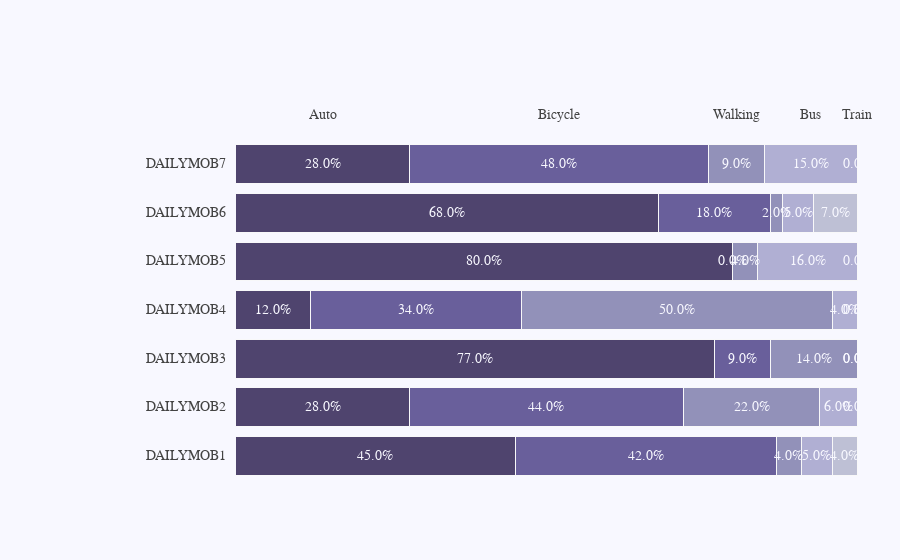

Write notebook code for a chart like this one.
### Code cell
fig = go.Figure()

for i in range(0, len(x_data[0])):
    for xd, yd in zip(x_data, y_data):
        fig.add_trace(go.Bar(
            x=[xd[i]], y=[yd],
            orientation='h',
            marker=dict(
                color=colors[i],
                line=dict(color='rgb(248, 248, 249)', width=1)
            )
        ))

fig.update_layout(
    xaxis=dict(
        showgrid=False,
        showline=False,
        showticklabels=False,
        zeroline=False,
        domain=[0.15, 1]
    ),
    yaxis=dict(
        showgrid=False,
        showline=False,
        showticklabels=False,
        zeroline=False,
    ),
    barmode='stack',
    paper_bgcolor='rgb(248, 248, 255)',
    plot_bgcolor='rgb(248, 248, 255)',
    margin=dict(l=120, r=10, t=140, b=80),
    showlegend=False,
)

annotations = []

for yd, xd in zip(y_data, x_data):
    # labeling the y-axis
    annotations.append(dict(xref='paper', yref='y',
                            x=0.14, y=yd,
                            xanchor='right',
                            text=str(yd),
                            font=dict(family='Arial', size=14,
                                      color='rgb(67, 67, 67)'),
                            showarrow=False, align='right'))
    # labeling the first percentage of each bar (x_axis)
    annotations.append(dict(xref='x', yref='y',
                            x=xd[0] / 2, y=yd,
                            text=str(xd[0]) + '%',
                            font=dict(family='Arial', size=14,
                                      color='rgb(248, 248, 255)'),
                            showarrow=False))
    # labeling the first Likert scale (on the top)
    if yd == y_data[-1]:
        annotations.append(dict(xref='x', yref='paper',
                                x=xd[0] / 2, y=1.1,
                                text=top_labels[0],
                                font=dict(family='Arial', size=14,
                                          color='rgb(67, 67, 67)'),
                                showarrow=False))
    space = xd[0]
    for i in range(1, len(xd)):
            # labeling the rest of percentages for each bar (x_axis)
            annotations.append(dict(xref='x', yref='y',
                                    x=space + (xd[i]/2), y=yd,
                                    text=str(xd[i]) + '%',
                                    font=dict(family='Arial', size=14,
                                              color='rgb(248, 248, 255)'),
                                    showarrow=False))
            # labeling the Likert scale
            if yd == y_data[-1]:
                annotations.append(dict(xref='x', yref='paper',
                                        x=space + (xd[i]/2), y=1.1,
                                        text=top_labels[i],
                                        font=dict(family='Arial', size=14,
                                                  color='rgb(67, 67, 67)'),
                                        showarrow=False))
            space += xd[i]

fig.update_layout(annotations=annotations)

fig.show()

### Figure 1 — Plotly figure (JSON) as saved in the notebook; plotly's stock layout.template omitted (floating-point values rounded to 4 significant figures)
{"data": [{"marker": {"color": "rgba(38, 24, 74, 0.8)", "line": {"color": "rgb(248, 248, 249)", "width": 1}}, "orientation": "h", "type": "bar", "x": [45], "y": ["DAILYMOB1"]}, {"marker": {"color": "rgba(38, 24, 74, 0.8)", "line": {"color": "rgb(248, 248, 249)", "width": 1}}, "orientation": "h", "type": "bar", "x": [28], "y": ["DAILYMOB2"]}, {"marker": {"color": "rgba(38, 24, 74, 0.8)", "line": {"color": "rgb(248, 248, 249)", "width": 1}}, "orientation": "h", "type": "bar", "x": [77], "y": ["DAILYMOB3"]}, {"marker": {"color": "rgba(38, 24, 74, 0.8)", "line": {"color": "rgb(248, 248, 249)", "width": 1}}, "orientation": "h", "type": "bar", "x": [12], "y": ["DAILYMOB4"]}, {"marker": {"color": "rgba(38, 24, 74, 0.8)", "line": {"color": "rgb(248, 248, 249)", "width": 1}}, "orientation": "h", "type": "bar", "x": [80], "y": ["DAILYMOB5"]}, {"marker": {"color": "rgba(38, 24, 74, 0.8)", "line": {"color": "rgb(248, 248, 249)", "width": 1}}, "orientation": "h", "type": "bar", "x": [68], "y": ["DAILYMOB6"]}, {"marker": {"color": "rgba(38, 24, 74, 0.8)", "line": {"color": "rgb(248, 248, 249)", "width": 1}}, "orientation": "h", "type": "bar", "x": [28], "y": ["DAILYMOB7"]}, {"marker": {"color": "rgba(71, 58, 131, 0.8)", "line": {"color": "rgb(248, 248, 249)", "width": 1}}, "orientation": "h", "type": "bar", "x": [42], "y": ["DAILYMOB1"]}, {"marker": {"color": "rgba(71, 58, 131, 0.8)", "line": {"color": "rgb(248, 248, 249)", "width": 1}}, "orientation": "h", "type": "bar", "x": [44], "y": ["DAILYMOB2"]}, {"marker": {"color": "rgba(71, 58, 131, 0.8)", "line": {"color": "rgb(248, 248, 249)", "width": 1}}, "orientation": "h", "type": "bar", "x": [9], "y": ["DAILYMOB3"]}, {"marker": {"color": "rgba(71, 58, 131, 0.8)", "line": {"color": "rgb(248, 248, 249)", "width": 1}}, "orientation": "h", "type": "bar", "x": [34], "y": ["DAILYMOB4"]}, {"marker": {"color": "rgba(71, 58, 131, 0.8)", "line": {"color": "rgb(248, 248, 249)", "width": 1}}, "orientation": "h", "type": "bar", "x": [0], "y": ["DAILYMOB5"]}, {"marker": {"color": "rgba(71, 58, 131, 0.8)", "line": {"color": "rgb(248, 248, 249)", "width": 1}}, "orientation": "h", "type": "bar", "x": [18], "y": ["DAILYMOB6"]}, {"marker": {"color": "rgba(71, 58, 131, 0.8)", "line": {"color": "rgb(248, 248, 249)", "width": 1}}, "orientation": "h", "type": "bar", "x": [48], "y": ["DAILYMOB7"]}, {"marker": {"color": "rgba(122, 120, 168, 0.8)", "line": {"color": "rgb(248, 248, 249)", "width": 1}}, "orientation": "h", "type": "bar", "x": [4], "y": ["DAILYMOB1"]}, {"marker": {"color": "rgba(122, 120, 168, 0.8)", "line": {"color": "rgb(248, 248, 249)", "width": 1}}, "orientation": "h", "type": "bar", "x": [22], "y": ["DAILYMOB2"]}, {"marker": {"color": "rgba(122, 120, 168, 0.8)", "line": {"color": "rgb(248, 248, 249)", "width": 1}}, "orientation": "h", "type": "bar", "x": [14], "y": ["DAILYMOB3"]}, {"marker": {"color": "rgba(122, 120, 168, 0.8)", "line": {"color": "rgb(248, 248, 249)", "width": 1}}, "orientation": "h", "type": "bar", "x": [50], "y": ["DAILYMOB4"]}, {"marker": {"color": "rgba(122, 120, 168, 0.8)", "line": {"color": "rgb(248, 248, 249)", "width": 1}}, "orientation": "h", "type": "bar", "x": [4], "y": ["DAILYMOB5"]}, {"marker": {"color": "rgba(122, 120, 168, 0.8)", "line": {"color": "rgb(248, 248, 249)", "width": 1}}, "orientation": "h", "type": "bar", "x": [2], "y": ["DAILYMOB6"]}, {"marker": {"color": "rgba(122, 120, 168, 0.8)", "line": {"color": "rgb(248, 248, 249)", "width": 1}}, "orientation": "h", "type": "bar", "x": [9], "y": ["DAILYMOB7"]}, {"marker": {"color": "rgba(164, 163, 204, 0.85)", "line": {"color": "rgb(248, 248, 249)", "width": 1}}, "orientation": "h", "type": "bar", "x": [5], "y": ["DAILYMOB1"]}, {"marker": {"color": "rgba(164, 163, 204, 0.85)", "line": {"color": "rgb(248, 248, 249)", "width": 1}}, "orientation": "h", "type": "bar", "x": [6], "y": ["DAILYMOB2"]}, {"marker": {"color": "rgba(164, 163, 204, 0.85)", "line": {"color": "rgb(248, 248, 249)", "width": 1}}, "orientation": "h", "type": "bar", "x": [0], "y": ["DAILYMOB3"]}, {"marker": {"color": "rgba(164, 163, 204, 0.85)", "line": {"color": "rgb(248, 248, 249)", "width": 1}}, "orientation": "h", "type": "bar", "x": [4], "y": ["DAILYMOB4"]}, {"marker": {"color": "rgba(164, 163, 204, 0.85)", "line": {"color": "rgb(248, 248, 249)", "width": 1}}, "orientation": "h", "type": "bar", "x": [16], "y": ["DAILYMOB5"]}, {"marker": {"color": "rgba(164, 163, 204, 0.85)", "line": {"color": "rgb(248, 248, 249)", "width": 1}}, "orientation": "h", "type": "bar", "x": [5], "y": ["DAILYMOB6"]}, {"marker": {"color": "rgba(164, 163, 204, 0.85)", "line": {"color": "rgb(248, 248, 249)", "width": 1}}, "orientation": "h", "type": "bar", "x": [15], "y": ["DAILYMOB7"]}, {"marker": {"color": "rgba(190, 192, 213, 1)", "line": {"color": "rgb(248, 248, 249)", "width": 1}}, "orientation": "h", "type": "bar", "x": [4], "y": ["DAILYMOB1"]}, {"marker": {"color": "rgba(190, 192, 213, 1)", "line": {"color": "rgb(248, 248, 249)", "width": 1}}, "orientation": "h", "type": "bar", "x": [0], "y": ["DAILYMOB2"]}, {"marker": {"color": "rgba(190, 192, 213, 1)", "line": {"color": "rgb(248, 248, 249)", "width": 1}}, "orientation": "h", "type": "bar", "x": [0], "y": ["DAILYMOB3"]}, {"marker": {"color": "rgba(190, 192, 213, 1)", "line": {"color": "rgb(248, 248, 249)", "width": 1}}, "orientation": "h", "type": "bar", "x": [0], "y": ["DAILYMOB4"]}, {"marker": {"color": "rgba(190, 192, 213, 1)", "line": {"color": "rgb(248, 248, 249)", "width": 1}}, "orientation": "h", "type": "bar", "x": [0], "y": ["DAILYMOB5"]}, {"marker": {"color": "rgba(190, 192, 213, 1)", "line": {"color": "rgb(248, 248, 249)", "width": 1}}, "orientation": "h", "type": "bar", "x": [7], "y": ["DAILYMOB6"]}, {"marker": {"color": "rgba(190, 192, 213, 1)", "line": {"color": "rgb(248, 248, 249)", "width": 1}}, "orientation": "h", "type": "bar", "x": [0], "y": ["DAILYMOB7"]}], "layout": {"annotations": [{"align": "right", "font": {"color": "rgb(67, 67, 67)", "family": "Arial", "size": 14}, "showarrow": false, "text": "DAILYMOB1", "x": 0.14, "xanchor": "right", "xref": "paper", "y": "DAILYMOB1", "yref": "y"}, {"font": {"color": "rgb(248, 248, 255)", "family": "Arial", "size": 14}, "showarrow": false, "text": "45.0%", "x": 22.5, "xref": "x", "y": "DAILYMOB1", "yref": "y"}, {"font": {"color": "rgb(248, 248, 255)", "family": "Arial", "size": 14}, "showarrow": false, "text": "42.0%", "x": 66, "xref": "x", "y": "DAILYMOB1", "yref": "y"}, {"font": {"color": "rgb(248, 248, 255)", "family": "Arial", "size": 14}, "showarrow": false, "text": "4.0%", "x": 89, "xref": "x", "y": "DAILYMOB1", "yref": "y"}, {"font": {"color": "rgb(248, 248, 255)", "family": "Arial", "size": 14}, "showarrow": false, "text": "5.0%", "x": 93.5, "xref": "x", "y": "DAILYMOB1", "yref": "y"}, {"font": {"color": "rgb(248, 248, 255)", "family": "Arial", "size": 14}, "showarrow": false, "text": "4.0%", "x": 98, "xref": "x", "y": "DAILYMOB1", "yref": "y"}, {"align": "right", "font": {"color": "rgb(67, 67, 67)", "family": "Arial", "size": 14}, "showarrow": false, "text": "DAILYMOB2", "x": 0.14, "xanchor": "right", "xref": "paper", "y": "DAILYMOB2", "yref": "y"}, {"font": {"color": "rgb(248, 248, 255)", "family": "Arial", "size": 14}, "showarrow": false, "text": "28.0%", "x": 14, "xref": "x", "y": "DAILYMOB2", "yref": "y"}, {"font": {"color": "rgb(248, 248, 255)", "family": "Arial", "size": 14}, "showarrow": false, "text": "44.0%", "x": 50, "xref": "x", "y": "DAILYMOB2", "yref": "y"}, {"font": {"color": "rgb(248, 248, 255)", "family": "Arial", "size": 14}, "showarrow": false, "text": "22.0%", "x": 83, "xref": "x", "y": "DAILYMOB2", "yref": "y"}, {"font": {"color": "rgb(248, 248, 255)", "family": "Arial", "size": 14}, "showarrow": false, "text": "6.0%", "x": 97, "xref": "x", "y": "DAILYMOB2", "yref": "y"}, {"font": {"color": "rgb(248, 248, 255)", "family": "Arial", "size": 14}, "showarrow": false, "text": "0.0%", "x": 100, "xref": "x", "y": "DAILYMOB2", "yref": "y"}, {"align": "right", "font": {"color": "rgb(67, 67, 67)", "family": "Arial", "size": 14}, "showarrow": false, "text": "DAILYMOB3", "x": 0.14, "xanchor": "right", "xref": "paper", "y": "DAILYMOB3", "yref": "y"}, {"font": {"color": "rgb(248, 248, 255)", "family": "Arial", "size": 14}, "showarrow": false, "text": "77.0%", "x": 38.5, "xref": "x", "y": "DAILYMOB3", "yref": "y"}, {"font": {"color": "rgb(248, 248, 255)", "family": "Arial", "size": 14}, "showarrow": false, "text": "9.0%", "x": 81.5, "xref": "x", "y": "DAILYMOB3", "yref": "y"}, {"font": {"color": "rgb(248, 248, 255)", "family": "Arial", "size": 14}, "showarrow": false, "text": "14.0%", "x": 93, "xref": "x", "y": "DAILYMOB3", "yref": "y"}, {"font": {"color": "rgb(248, 248, 255)", "family": "Arial", "size": 14}, "showarrow": false, "text": "0.0%", "x": 100, "xref": "x", "y": "DAILYMOB3", "yref": "y"}, {"font": {"color": "rgb(248, 248, 255)", "family": "Arial", "size": 14}, "showarrow": false, "text": "0.0%", "x": 100, "xref": "x", "y": "DAILYMOB3", "yref": "y"}, {"align": "right", "font": {"color": "rgb(67, 67, 67)", "family": "Arial", "size": 14}, "showarrow": false, "text": "DAILYMOB4", "x": 0.14, "xanchor": "right", "xref": "paper", "y": "DAILYMOB4", "yref": "y"}, {"font": {"color": "rgb(248, 248, 255)", "family": "Arial", "size": 14}, "showarrow": false, "text": "12.0%", "x": 6, "xref": "x", "y": "DAILYMOB4", "yref": "y"}, {"font": {"color": "rgb(248, 248, 255)", "family": "Arial", "size": 14}, "showarrow": false, "text": "34.0%", "x": 29, "xref": "x", "y": "DAILYMOB4", "yref": "y"}, {"font": {"color": "rgb(248, 248, 255)", "family": "Arial", "size": 14}, "showarrow": false, "text": "50.0%", "x": 71, "xref": "x", "y": "DAILYMOB4", "yref": "y"}, {"font": {"color": "rgb(248, 248, 255)", "family": "Arial", "size": 14}, "showarrow": false, "text": "4.0%", "x": 98, "xref": "x", "y": "DAILYMOB4", "yref": "y"}, {"font": {"color": "rgb(248, 248, 255)", "family": "Arial", "size": 14}, "showarrow": false, "text": "0.0%", "x": 100, "xref": "x", "y": "DAILYMOB4", "yref": "y"}, {"align": "right", "font": {"color": "rgb(67, 67, 67)", "family": "Arial", "size": 14}, "showarrow": false, "text": "DAILYMOB5", "x": 0.14, "xanchor": "right", "xref": "paper", "y": "DAILYMOB5", "yref": "y"}, {"font": {"color": "rgb(248, 248, 255)", "family": "Arial", "size": 14}, "showarrow": false, "text": "80.0%", "x": 40, "xref": "x", "y": "DAILYMOB5", "yref": "y"}, {"font": {"color": "rgb(248, 248, 255)", "family": "Arial", "size": 14}, "showarrow": false, "text": "0.0%", "x": 80, "xref": "x", "y": "DAILYMOB5", "yref": "y"}, {"font": {"color": "rgb(248, 248, 255)", "family": "Arial", "size": 14}, "showarrow": false, "text": "4.0%", "x": 82, "xref": "x", "y": "DAILYMOB5", "yref": "y"}, {"font": {"color": "rgb(248, 248, 255)", "family": "Arial", "size": 14}, "showarrow": false, "text": "16.0%", "x": 92, "xref": "x", "y": "DAILYMOB5", "yref": "y"}, {"font": {"color": "rgb(248, 248, 255)", "family": "Arial", "size": 14}, "showarrow": false, "text": "0.0%", "x": 100, "xref": "x", "y": "DAILYMOB5", "yref": "y"}, {"align": "right", "font": {"color": "rgb(67, 67, 67)", "family": "Arial", "size": 14}, "showarrow": false, "text": "DAILYMOB6", "x": 0.14, "xanchor": "right", "xref": "paper", "y": "DAILYMOB6", "yref": "y"}, {"font": {"color": "rgb(248, 248, 255)", "family": "Arial", "size": 14}, "showarrow": false, "text": "68.0%", "x": 34, "xref": "x", "y": "DAILYMOB6", "yref": "y"}, {"font": {"color": "rgb(248, 248, 255)", "family": "Arial", "size": 14}, "showarrow": false, "text": "18.0%", "x": 77, "xref": "x", "y": "DAILYMOB6", "yref": "y"}, {"font": {"color": "rgb(248, 248, 255)", "family": "Arial", "size": 14}, "showarrow": false, "text": "2.0%", "x": 87, "xref": "x", "y": "DAILYMOB6", "yref": "y"}, {"font": {"color": "rgb(248, 248, 255)", "family": "Arial", "size": 14}, "showarrow": false, "text": "5.0%", "x": 90.5, "xref": "x", "y": "DAILYMOB6", "yref": "y"}, {"font": {"color": "rgb(248, 248, 255)", "family": "Arial", "size": 14}, "showarrow": false, "text": "7.0%", "x": 96.5, "xref": "x", "y": "DAILYMOB6", "yref": "y"}, {"align": "right", "font": {"color": "rgb(67, 67, 67)", "family": "Arial", "size": 14}, "showarrow": false, "text": "DAILYMOB7", "x": 0.14, "xanchor": "right", "xref": "paper", "y": "DAILYMOB7", "yref": "y"}, {"font": {"color": "rgb(248, 248, 255)", "family": "Arial", "size": 14}, "showarrow": false, "text": "28.0%", "x": 14, "xref": "x", "y": "DAILYMOB7", "yref": "y"}, {"font": {"color": "rgb(67, 67, 67)", "family": "Arial", "size": 14}, "showarrow": false, "text": "Auto", "x": 14, "xref": "x", "y": 1.1, "yref": "paper"}, {"font": {"color": "rgb(248, 248, 255)", "family": "Arial", "size": 14}, "showarrow": false, "text": "48.0%", "x": 52, "xref": "x", "y": "DAILYMOB7", "yref": "y"}, {"font": {"color": "rgb(67, 67, 67)", "family": "Arial", "size": 14}, "showarrow": false, "text": "Bicycle", "x": 52, "xref": "x", "y": 1.1, "yref": "paper"}, {"font": {"color": "rgb(248, 248, 255)", "family": "Arial", "size": 14}, "showarrow": false, "text": "9.0%", "x": 80.5, "xref": "x", "y": "DAILYMOB7", "yref": "y"}, {"font": {"color": "rgb(67, 67, 67)", "family": "Arial", "size": 14}, "showarrow": false, "text": "Walking", "x": 80.5, "xref": "x", "y": 1.1, "yref": "paper"}, {"font": {"color": "rgb(248, 248, 255)", "family": "Arial", "size": 14}, "showarrow": false, "text": "15.0%", "x": 92.5, "xref": "x", "y": "DAILYMOB7", "yref": "y"}, {"font": {"color": "rgb(67, 67, 67)", "family": "Arial", "size": 14}, "showarrow": false, "text": "Bus", "x": 92.5, "xref": "x", "y": 1.1, "yref": "paper"}, {"font": {"color": "rgb(248, 248, 255)", "family": "Arial", "size": 14}, "showarrow": false, "text": "0.0%", "x": 100, "xref": "x", "y": "DAILYMOB7", "yref": "y"}, {"font": {"color": "rgb(67, 67, 67)", "family": "Arial", "size": 14}, "showarrow": false, "text": "Train", "x": 100, "xref": "x", "y": 1.1, "yref": "paper"}], "autosize": true, "barmode": "stack", "margin": {"b": 80, "l": 120, "r": 10, "t": 140}, "paper_bgcolor": "rgb(248, 248, 255)", "plot_bgcolor": "rgb(248, 248, 255)", "showlegend": false, "xaxis": {"autorange": true, "domain": [0.15, 1], "range": [0, 105.3], "showgrid": false, "showline": false, "showticklabels": false, "type": "linear", "zeroline": false}, "yaxis": {"autorange": true, "range": [-0.5593, 6.559], "showgrid": false, "showline": false, "showticklabels": false, "type": "category", "zeroline": false}}}
